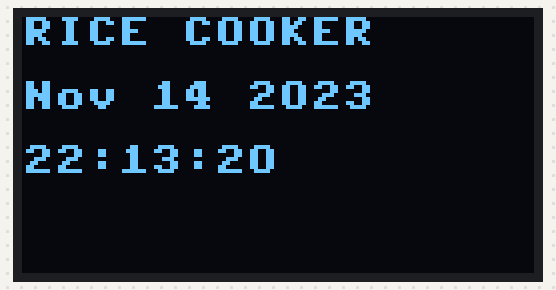
Bench run of a sketch on a simulated Arduino Uno, built with avr-gcc and run on an emulated ATmega328P. Parts: 128×64 one-colour display.

Above: at 0.3 s.
At 3.5 s:
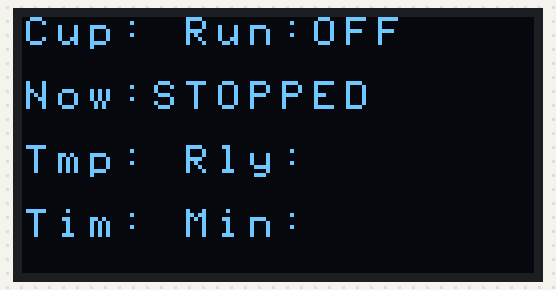

The sketch:

display.ino
```cpp
//
// OLED Test
//
#include <U8x8lib.h>
U8X8_SH1106_128X64_NONAME_HW_I2C u8x8(/* reset=*/ U8X8_PIN_NONE);

const uint8_t colLow = 4;
const uint8_t colHigh = 13;
const uint8_t rowCups = 0;
const uint8_t rowState = 2; // Double spacing the Rows
const uint8_t rowTemp = 4; // Double spacing the Rows
const uint8_t rowTime = 6; // Double spacing the Rows

void lcdBold(bool aVal) {
  if (aVal) {
    u8x8.setFont(u8x8_font_victoriabold8_r); // BOLD
  } else {
    u8x8.setFont(u8x8_font_victoriamedium8_r); // NORMAL
  }
}

void lcdRun() {
  lcdBold(false);
  u8x8.clear(); // ("0123456789012345")
  u8x8.setCursor(0,rowCups); u8x8.print(F("Cup: Run:OFF"));
  u8x8.setCursor(0,rowState); u8x8.print(F("Now:STOPPED "));
  u8x8.setCursor(0,rowTemp); u8x8.print(F("Tmp: Rly: "));
  u8x8.setCursor(0,rowTime); u8x8.print(F("Tim: Min: "));
}


void setup() {
  Serial.begin(115200);
  u8x8.begin();
  lcdBold(true); // You MUST make this call here to set a Font
  // u8x8.setPowerSave(0); // Too lazy to find out if I need this
  u8x8.clear();
  u8x8.setCursor(0,rowCups);
  u8x8.print(F("RICE COOKER"));
  u8x8.setCursor(0,rowState);
  u8x8.print(__DATE__);
  u8x8.setCursor(0,rowTemp);
  u8x8.print(__TIME__);
  delay(3000);
  lcdRun();
}

void loop() {
}
```

Measured:
- what the display in image 0 shows lasts 3.0 s, from 0.2 s to 3.2 s
